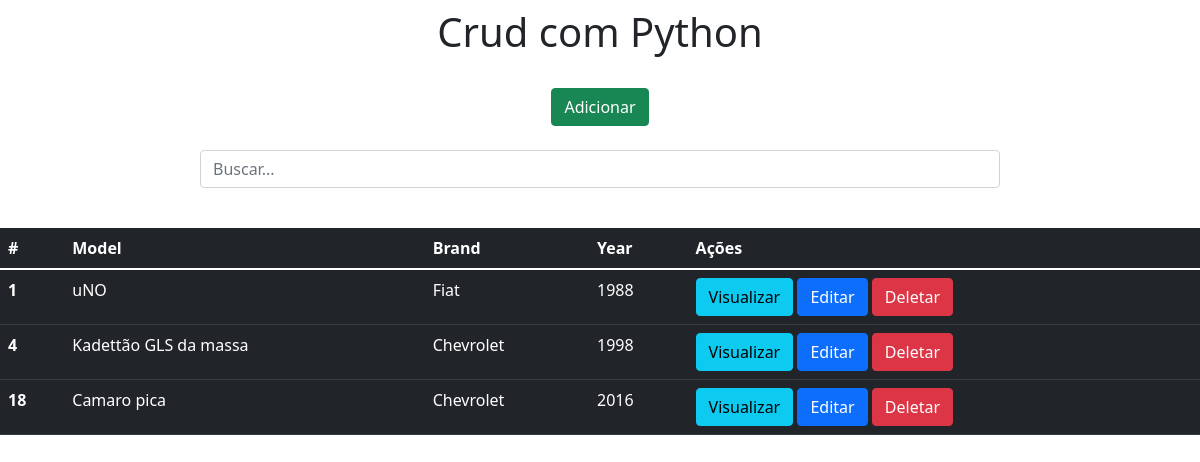
Before: / with the older database file.
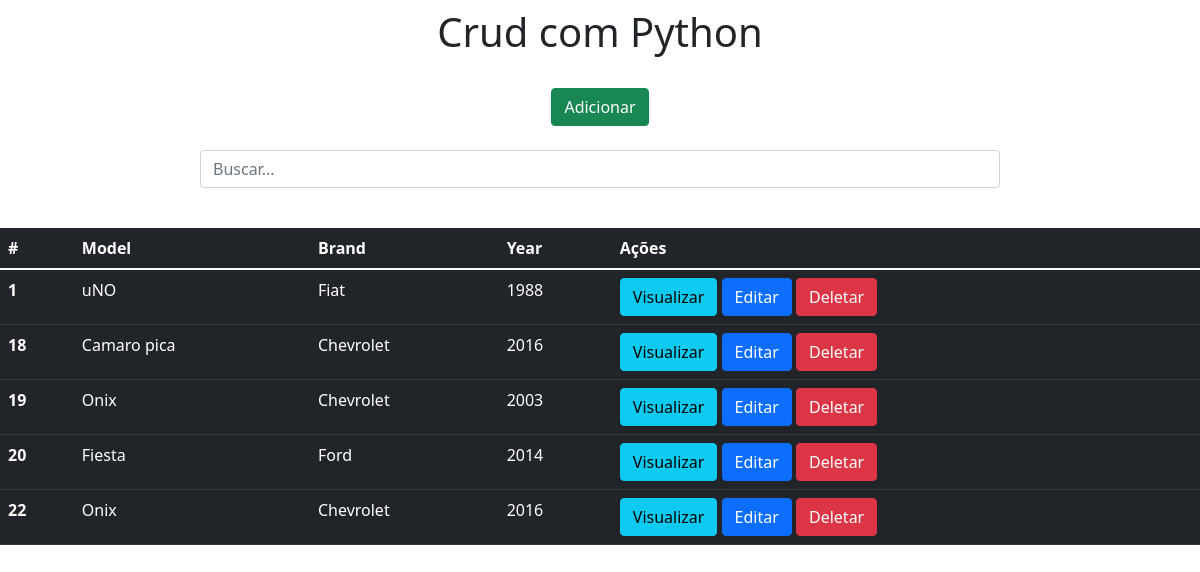
After: the same page with the newer database file.
### app/models.py (models this page shows)
class Carros(models.Model):
    model = models.CharField(max_length=150)
    brand = models.CharField(max_length=100)
    year = models.IntegerField()

### app/views.py (the view)
# urls.py: 2. Add a URL to urlpatterns:  path('', views.home, name='home')
def home(request):
    data = {}
    search = request.GET.get('search')
    if search:
        data['db'] = Carros.objects.filter(model__icontains=search)
    else:
        data['db'] = Carros.objects.all()
    return render(request, 'index.html', data)

### app/templates/index.html (shortened to what this page needs)
<!DOCTYPE html>
<html lang="pt-br">
<head>
    <link rel="stylesheet" href="https://cdn.jsdelivr.net/npm/bootstrap@5.1.3/dist/css/bootstrap.min.css" rel="stylesheet">
</head>
<body>
    <div class="col-8 m-auto pt-2 pb-2 text-center">
        <h1>Crud com Python</h1>
    </div>
    <div class="col-8 m-auto pt-3 pb-2 text-center">
        <a href="/form" class="btn btn-success">Adicionar</a>
    </div>
    <div class="col-8 m-auto pt-3 pb-2 text-center">
      <form method="get">
        <input type="text" id="search" name="search" class="form-control" placeholder="Buscar...">
      </form>
    </div>
    <div class="col-8 m-auto pt-4 pb-2  text-center">
    </div>
    <table class="table table-dark">
        <thead>
          <tr>
            <th scope="col">#</th>
            <th scope="col">Model</th>
            <th scope="col">Brand</th>
            <th scope="col">Year</th>
            <th scope="col">Ações</th>
          </tr>
        </thead>
        <tbody>
          {% for dbs in db %}
          <tr>
            <th>{{dbs.id}}</th>
            <td>{{dbs.model}}</td>
            <td>{{dbs.brand}}</td>
            <td>{{dbs.year}}</td>
            <td>
              <a href="/view/{{dbs.id}}/" class='btn btn-info'>Visualizar</a>
              <a href="/edit/{{dbs.id}}/" class="btn btn-primary">Editar</a>
              <a href="/delete/{{dbs.id}}/" class="btn btn-danger btnDel">Deletar</a>
            </td>
          </tr>
          {% endfor %}
        </tbody>
      </table>
  {% load static %}
</body>
</html>

Changed rows visible on the page:
removed Carros: id "4", model "Kadettão GLS da massa", brand "Chevrolet", year "1998"
added Carros: id "19", model "Onix", brand "Chevrolet", year "2003"
added Carros: id "20", model "Fiesta", brand "Ford", year "2014"
added Carros: id "22", model "Onix", brand "Chevrolet", year "2016"
